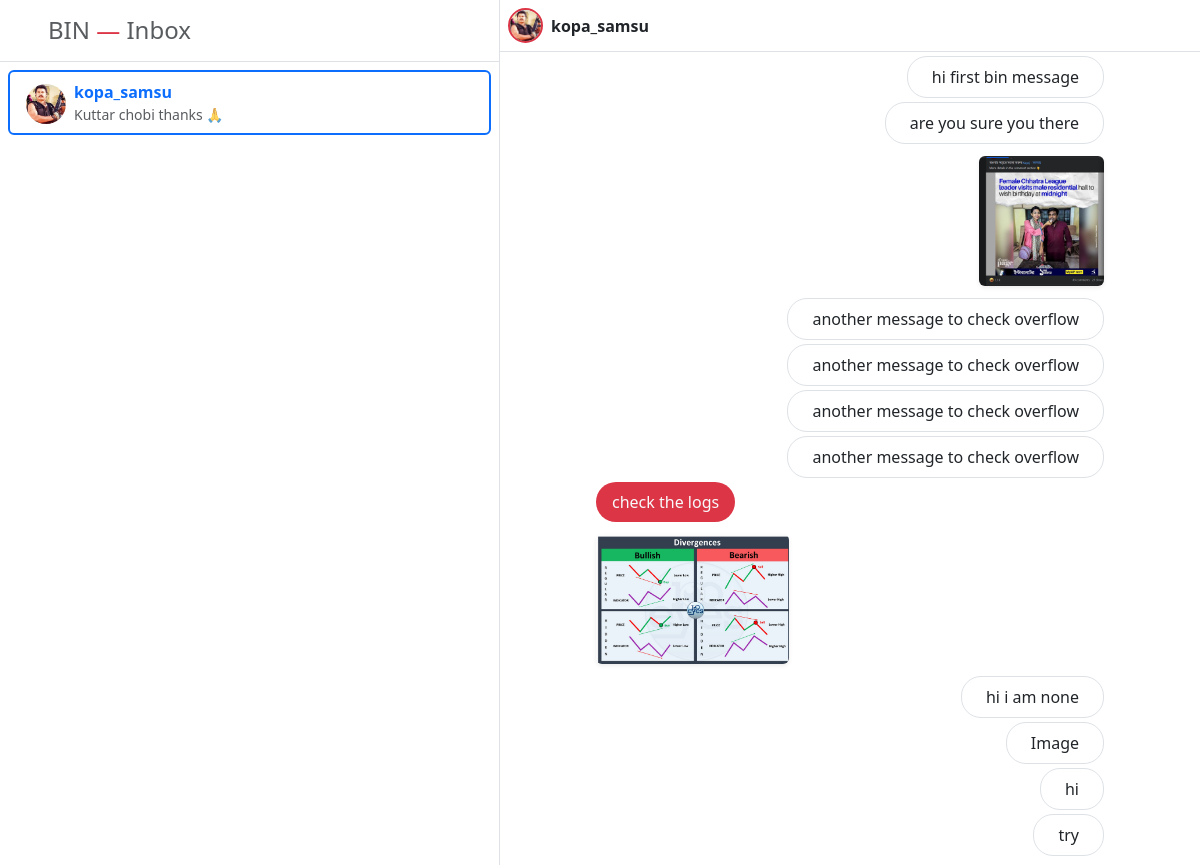
Page /bin/conversation/1/ (signed in, upper part) on the earlier database version.
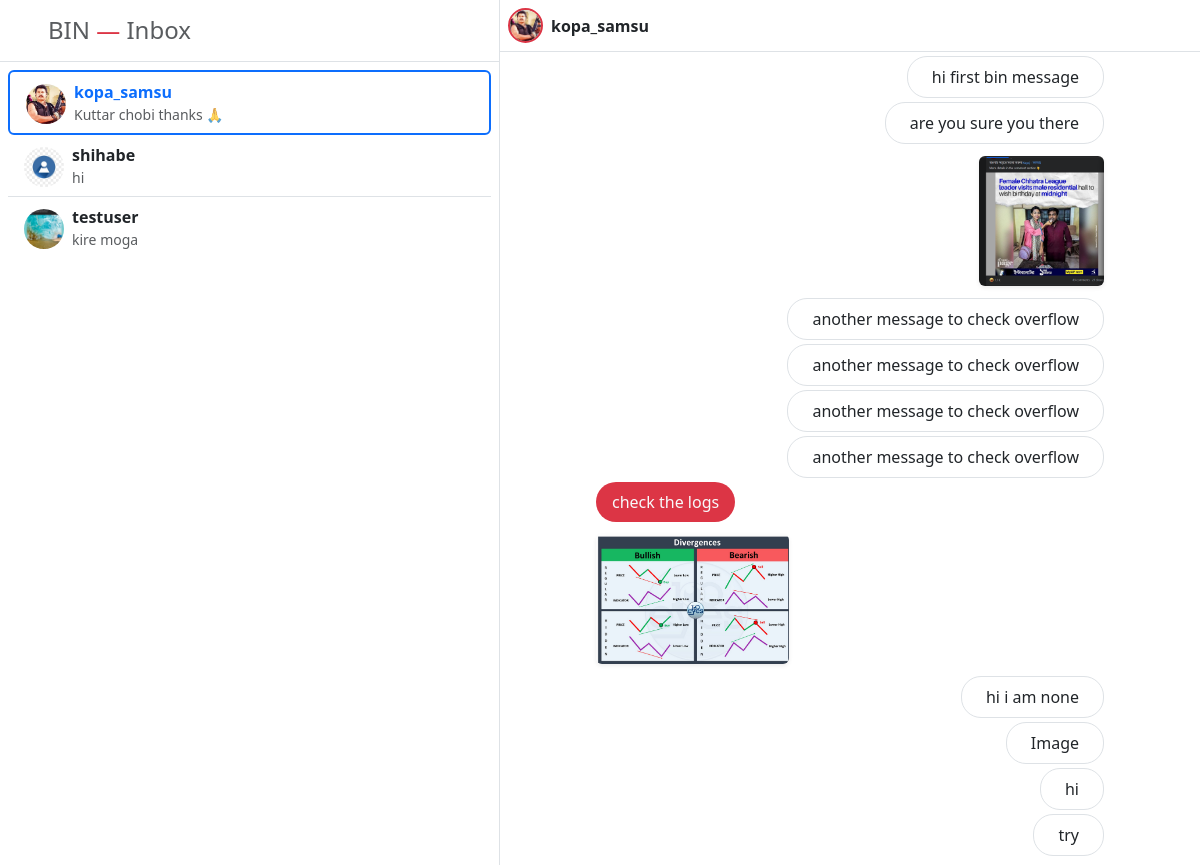
Same page on the later database version.
### bin/models.py (models this page shows, shortened)
class Conversation(models.Model):
    participants = models.ManyToManyField(User, related_name='conversations')
    created_at = models.DateTimeField(auto_now_add=True)

class Message(models.Model):
    conversation = models.ForeignKey(Conversation, related_name='messages', on_delete=models.CASCADE)
    sender = models.ForeignKey(User, related_name='sent_messages', on_delete=models.CASCADE)
    text = models.TextField(blank=True)
    attachment = models.FileField(upload_to='messages/%Y/%m/%d/', blank=True, null=True)
    created_at = models.DateTimeField(auto_now_add=True)
    read_by = models.ManyToManyField(User, related_name='read_messages', blank=True)
    class Meta:
        ordering = ('created_at',)

### blog/models.py (models this page shows, shortened)
class UserProfile(models.Model):
    user =  models.OneToOneField(User, on_delete=models.CASCADE)
    bio = models.TextField(blank=True, null=True)
    profile_image = models.ImageField(upload_to='profile_images/', default='default.png')

### bin/views.py (the view)
# urls.py: path('conversation/<int:pk>/', views.conversation_detail, name='bin_conversation'),
@login_required
def conversation_detail(request, pk):
    conv = get_object_or_404(Conversation, pk=pk, participants=request.user)
    messages = conv.messages.select_related('sender').all()
    conversations = request.user.conversations.all().prefetch_related("participants", "messages")
    conv_list = []
    for c in conversations:   # fixed
        other_user = c.participants.exclude(pk=request.user.pk).first()
        conv_list.append({
            "conv": c,
            "other": other_user
        })
    unread = messages.exclude(read_by=request.user)
    for m in unread:
        m.read_by.add(request.user)
    other = conv.participants.exclude(pk=request.user.pk).first()
    print(other)
    form = MessageForm()
    return render(request, 'bin/conversation.html', {
        'conversations': conv_list,
        'conversation': conv,
        'messages': messages,
        'form': form,
        'other': other,
    })

### blog/templatetags/app_icons.py (called while the page is built)
@register.simple_tag
def get_icon(name, size=20, cls=""):
    file_path = os.path.join(ICON_PATH, f"{name}.svg")
    try:
        with open(file_path, "r") as f:
            svg = f.read()
        svg = svg.replace("<svg", f'<svg width="{size}" height="{size}" class="{cls}"')
        return mark_safe(svg)
    except FileNotFoundError:
        return f"<!-- icon '{name}' not found -->"

### bin/templates/bin/conversation.html (shortened to what this page needs)
{% extends "bin/base.html" %}
{% load app_icons %}
{% block content %}
<div class="container-fluid">
  <div class="row">
    <div class="col-12 col-md-4 col-lg-5 border-end d-none d-md-block"
         style="height:100vh; margin:0; padding:0; overflow-y:auto;">
        <a href=" {% url 'bin_inbox' %} " class="text-decoration-none m-0">
          <h4 class="py-3 ps-5 border-bottom text-muted">
            BIN <span class="text-danger">—</span> Inbox
          </h4>
        </a>
      <div class="list-group list-group-flush px-2 pb-3 m-0 ">
        {% for item in conversations %}
          <a href="{% url 'bin_conversation' item.conv.pk %}"
             class="list-group-item list-group-item-action
             d-flex justify-content-between align-items-center
             {% if other.username == item.other.username %}
             border-2 border-primary text-primary rounded
             {% endif %}">
           <div class="d-flex">
                <div class="pt-1 pe-2">
                  <img src="{{ item.other.userprofile.profile_image.url }}"
                       style="width:40px;
                              height:40px;
                              border-radius:50%;
                              object-fit:cover;">
                </div>
                <div>
                  <div>
                    <strong>{{ item.other.username|default:"Group" }}</strong>
                  </div>
                  <div class="small text-muted" >
                    {{ item.conv.messages.last.text }}
                  </div>
                </div>
           </div>
          </a>
        {% empty %}
          <p class="text-muted px-3">No conversations yet.</p>
        {% endfor %}
      </div>
    </div>
    <div class="col-12 col-md-8 col-lg-7 d-flex flex-column" style="height:100vh; margin:0; padding:0;">
      <div class="d-flex justify-content-between align-items-center border-bottom p-2 sticky-top bg-white">
        <div class="d-flex align-items-center">
          <img src="{{ other.userprofile.profile_image.url }}"
               class="rounded-circle me-2 border border-2 border-danger"
               style="height:35px; width:35px; object-fit:cover;">
          <b>{{ other.username }}</b>
        </div>
      </div>
      <div id="chatBody" class="flex-grow-1 laptop-chatbody"
           style="overflow-y:auto; padding-bottom:1rem;">
        {% for msg in messages %}
          <div>
            {% if msg.sender == request.user %}
              <div class="d-flex justify-content-end my-1">
                <p class="border text-dark text-end p-2 px-4 m-0 d-inline-block"
                   style="white-space: pre-line; border-radius:20px;">{{ msg.text|linebreaksbr }}</p>
              </div>
              {% if msg.attachment %}
              <div class="d-flex justify-content-end my-1">
                <a href="{{ msg.attachment.url }}" target="_blank">
                  <img src="{{ msg.attachment.url }}"
                       class="img-fluid rounded shadow-sm my-2"
                       style="max-height:130px; object-fit:cover;">
                </a>
              </div>
              {% endif %}
            {% else %}
              <div class="d-flex justify-content-start my-1">
                <p class="bg-danger text-light text-start p-2 px-3 m-0"
                   style="white-space: pre-line; border-radius:20px;">{{ msg.text|linebreaksbr }}</p>
              </div>
              {% if msg.attachment %}
              <div class="d-flex justify-content-start my-1">
                <a href="{{ msg.attachment.url }}" target="_blank">
                  <img src="{{ msg.attachment.url }}"
                       class="img-fluid rounded shadow-sm my-2"
                       style="max-height:130px; object-fit:cover;">
                </a>
              </div>
              {% endif %}
            {% endif %}
          </div>
        {% endfor %}
      </div>
    </div>
  </div>
</div>
{% endblock %}

Differences in the rows shown:
added Conversation: other.userprofile.profile_image (placeholder picture), other.username "shihabe", conv.messages.last.text "hi"
added Conversation: other.userprofile.profile_image (picture), other.username "testuser", conv.messages.last.text "kire moga"
